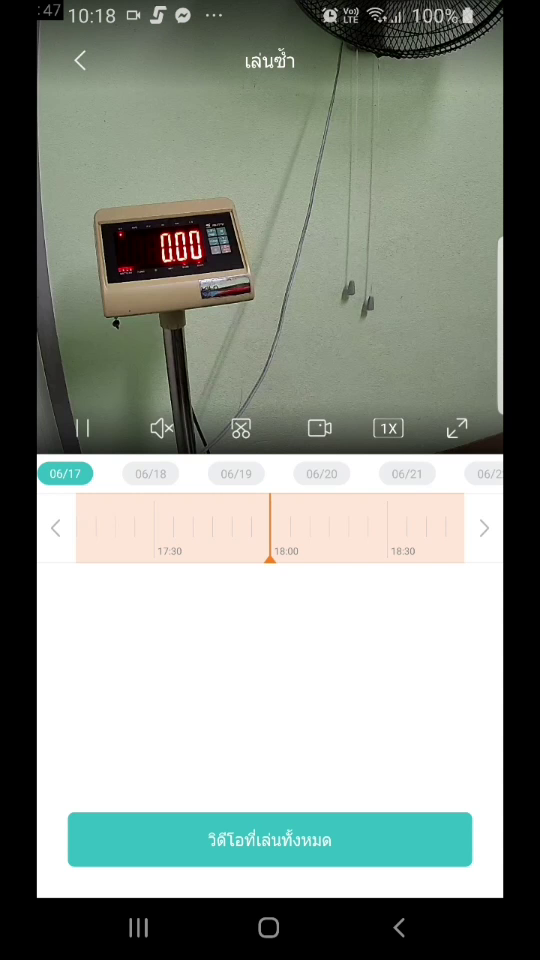
#> input picture frame 57 of ocr/zoom_0.mp4, 540 x 960 px
$ python main.py
#> lines starting #> are read from the running program, lines starting #| are printed output that depends on the picture; after the words box and inside, x2 and y2 are one past the last pixel; in counts of white or black regions, pixels touching at a corner belong together
### ocr/transform.py
import numpy as np
import cv2


def order_points(pts):
    # initialize a list of coordinates that will be ordered
    # such that the first entry in the list is the top-left,
    # the second entry is the top-right, the third is the
    # bottom-right, and the fourth is the bottom-left
    rect = np.zeros((4, 2), dtype="float32")
    # the top-left point will have the smallest sum, whereas
    # the bottom-right point will have the largest sum
    s = pts.sum(axis=1)
    rect[0] = pts[np.argmin(s)]
    rect[2] = pts[np.argmax(s)]
    # now, compute the difference between the points, the
    # top-right point will have the smallest difference,
    # whereas the bottom-left will have the largest difference
    diff = np.diff(pts, axis=1)
    rect[1] = pts[np.argmin(diff)]
    rect[3] = pts[np.argmax(diff)]
    # return the ordered coordinates
    return rect


def four_point_transform(image, pts):
    # obtain a consistent order of the points and unpack them
    # individually
    rect = order_points(pts)
    (tl, tr, br, bl) = rect
    # compute the width of the new image, which will be the
    # maximum distance between bottom-right and bottom-left
    # x-coordiates or the top-right and top-left x-coordinates
    widthA = np.sqrt(((br[0] - bl[0]) ** 2) + ((br[1] - bl[1]) ** 2))
    widthB = np.sqrt(((tr[0] - tl[0]) ** 2) + ((tr[1] - tl[1]) ** 2))
    maxWidth = max(int(widthA), int(widthB))
    # compute the height of the new image, which will be the
    # maximum distance between the top-right and bottom-right
    # y-coordinates or the top-left and bottom-left y-coordinates
    heightA = np.sqrt(((tr[0] - br[0]) ** 2) + ((tr[1] - br[1]) ** 2))
    heightB = np.sqrt(((tl[0] - bl[0]) ** 2) + ((tl[1] - bl[1]) ** 2))
    maxHeight = max(int(heightA), int(heightB))
    # now that we have the dimensions of the new image, construct
    # the set of destination points to obtain a "birds eye view",
    # (i.e. top-down view) of the image, again specifying points
    # in the top-left, top-right, bottom-right, and bottom-left
    # order
    dst = np.array([
        [0, 0],
        [maxWidth - 1, 0],
        [maxWidth - 1, maxHeight - 1],
        [0, maxHeight - 1]], dtype="float32")
    # compute the perspective transform matrix and then apply it
    M = cv2.getPerspectiveTransform(rect, dst)
    warped = cv2.warpPerspective(image, M, (maxWidth, maxHeight))
    # return the warped image
    return warped

### ocr/main.py
import cv2, imutils
import numpy as np
from transform import four_point_transform

# load the image and grab the source coordinates (i.e. the list of
# of (x, y) points)
# NOTE: using the 'eval' function is bad form, but for this example
# let's just roll with it -- in future posts I'll show you how to
# automatically determine the coordinates without pre-supplying them
close = False
vid = cv2.VideoCapture("zoom_0.mp4")
i = 0

while True:
    b, frame = vid.read()
#> frame is the input picture: shape (960, 540, 3); mean B, G, R 141.7, 149.8, 142.2
    if b:
        height = frame.shape[1]
#> height = 540
        frame = frame[0:int(height / 1.5), :]
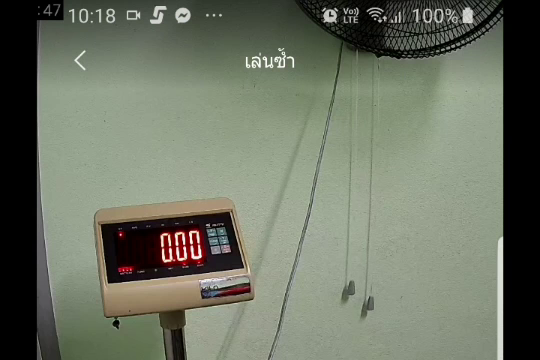
#> frame: shape (360, 540, 3); mean B, G, R 99.6, 115.1, 108.9
        gray = cv2.cvtColor(frame, cv2.COLOR_BGR2GRAY)
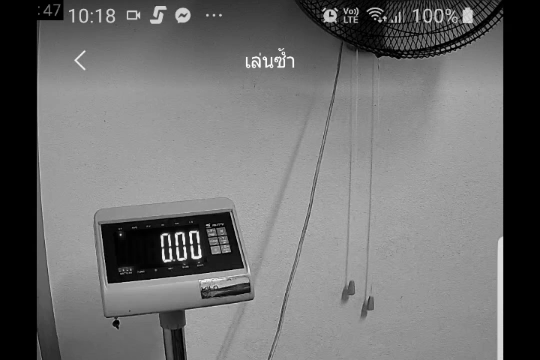
#> gray: shape (360, 540); min 0, max 253, mean 111.3
        gray = cv2.bilateralFilter(gray, 11, 17, 17)
        edged = cv2.Canny(gray, 30, 200)
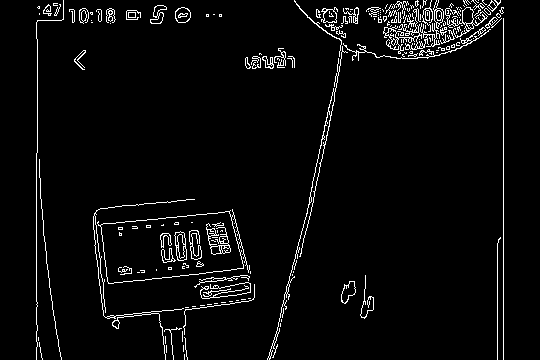
#> edged: shape (360, 540); 4% white in thin lines or dots, all inside (x1, y1, x2, y2) = (36, 0, 504, 360)

        # find contours in the edged image, keep only the largest
        # ones, and initialize our screen contour
        contours = cv2.findContours(edged.copy(), cv2.RETR_TREE, cv2.CHAIN_APPROX_SIMPLE)
#> contours = 335 contours, 271 with area under 20; largest, box (x1, y1, x2, y2) and area: (97, 209, 250, 284) 7958, (100, 211, 244, 284) 7858, (174, 231, 187, 261) 266, (206, 223, 231, 255) 260, (383, 8, 440, 54) 258
        contours = imutils.grab_contours(contours)
        contours = sorted(contours, key=cv2.contourArea, reverse=True)[:10]
#> contours = 10 contours; largest, box (x1, y1, x2, y2) and area: (97, 209, 250, 284) 7958, (100, 211, 244, 284) 7858, (174, 231, 187, 261) 266, (206, 223, 231, 255) 260, (383, 8, 440, 54) 258
        screenCnt = None

        for c in contours:
            # approximate the contour
            peri = cv2.arcLength(c, True)
            approx = cv2.approxPolyDP(c, 0.015 * peri, True)

            if len(approx) == 4:
                screenCnt = approx
                break
#> this loop made 2 passes
#> (peri, screenCnt) on pass 2: (398.4, [[229, 212], [242, 268], [107, 281], [101, 224]])
#> peri on pass 1: 538.4

        # apply the four point transform to obtain a "birds eye view" of
        # the image
        warped = four_point_transform(gray, screenCnt.reshape(4, 2))
#> in order_points, `s = pts.sum(axis=1)`: s = [441, 510, 388, 325]
#> in order_points, `diff = np.diff(pts, axis=1)`: diff = [-17, 26, 174, 123]
#> in four_point_transform, `rect = order_points(pts)`: rect = [[101, 224], [229, 212], [242, 268], [107, 281]]
#> in four_point_transform, `(tl, tr, br, bl) = rect`: tl = [101, 224]; tr = [229, 212]; br = [242, 268]; bl = [107, 281]
#> in four_point_transform, `widthA = np.sqrt(((br[0] - bl[0]) ** 2) + ((br[1] - bl[1]) ** 2))`: widthA = 135.6
#> in four_point_transform, `widthB = np.sqrt(((tr[0] - tl[0]) ** 2) + ((tr[1] - tl[1]) ** 2))`: widthB = 128.6
#> in four_point_transform, `maxWidth = max(int(widthA), int(widthB))`: maxWidth = 135
#> in four_point_transform, `heightA = np.sqrt(((tr[0] - br[0]) ** 2) + ((tr[1] - br[1]) ** 2))`: heightA = 57.49
#> in four_point_transform, `heightB = np.sqrt(((tl[0] - bl[0]) ** 2) + ((tl[1] - bl[1]) ** 2))`: heightB = 57.31
#> in four_point_transform, `maxHeight = max(int(heightA), int(heightB))`: maxHeight = 57
#> in four_point_transform, `dst = np.array([ [0, 0], [maxWidth - 1, 0], [maxWidth - 1, maxHeight -..`: dst = [[0, 0], [134, 0], [134, 56], [0, 56]]
#> in four_point_transform, `M = cv2.getPerspectiveTransform(rect, dst)`: M = [[1.32, -0.139, -102.4], [0.124, 1.32, -307.6], [5.94e-05, 0.00124, 1]]
#> in four_point_transform, `warped = cv2.warpPerspective(image, M, (maxWidth, maxHeight))`:
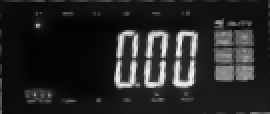
#> warped: shape (57, 135) (shown 2 times larger); min 2, max 241, mean 38.4

        # threshold it to give it 'black and white' paper effect
        thresh = cv2.threshold(warped, 0, 255,
                               cv2.THRESH_BINARY_INV | cv2.THRESH_OTSU)[1]
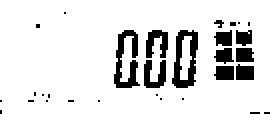
#> thresh: shape (57, 135) (shown 2 times larger); 87.1% white; 30 black regions (20 under 20 px), largest, box (x1, y1, x2, y2) and area: (86, 15, 99, 44) 203, (57, 15, 70, 44) 191, (73, 15, 84, 29) 99
        kernel = cv2.getStructuringElement(cv2.MORPH_ELLIPSE, (1, 5))
        warped = cv2.morphologyEx(thresh, cv2.MORPH_OPEN, kernel)
#> warped: shape (57, 135); 85.3% white; 19 black regions (14 under 20 px), largest, box (x1, y1, x2, y2) and area: (107, 10, 118, 40) 238, (118, 11, 127, 40) 218, (72, 15, 84, 48) 218, (86, 15, 99, 44) 216, (57, 15, 70, 44) 204

        # crop the rightmost side out and get only the numbers
        width = warped.shape[1]
#> width = 135
        warped = warped[:, 0:int(width/1.3)]
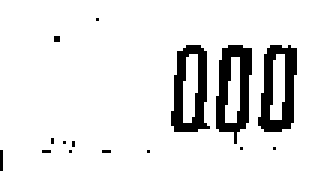
#> warped: shape (57, 103) (shown 3 times larger); 88.7% white; 15 black regions (12 under 20 px), largest, box (x1, y1, x2, y2) and area: (72, 15, 84, 48) 218, (86, 15, 99, 44) 216, (57, 15, 70, 44) 204
        cv2.imshow("Edged", edged)
        cv2.drawContours(frame, [screenCnt], -1, (0, 255, 0), 3)
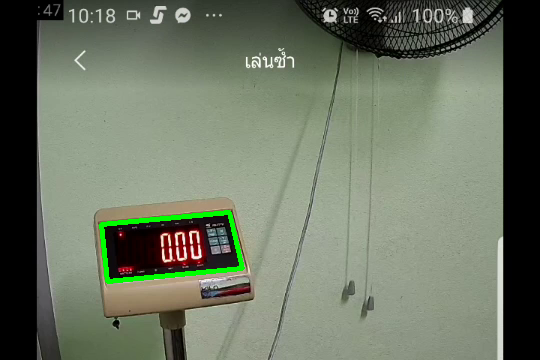
#> frame: shape (360, 540, 3); 0.96% of pixels changed, all inside (x1, y1, x2, y2) = (99, 210, 245, 284)
        # display original images
        cv2.imshow("Video", frame)
        # display warped images
        cv2.imshow("Warped", warped)
        key = cv2.waitKey(1)
#> (key q is pressed here)
        cv2.imwrite('frames\\set 2\\' + str(i) + ".jpg", warped)
        i += 1
        if key & 0xFF == ord('q') or cv2.getWindowProperty("Video", 0) \
                or cv2.getWindowProperty("Edged", 0) == -1:
            close = True
            break
    else: break
    if close:
        break

$ run again, starting later in the video
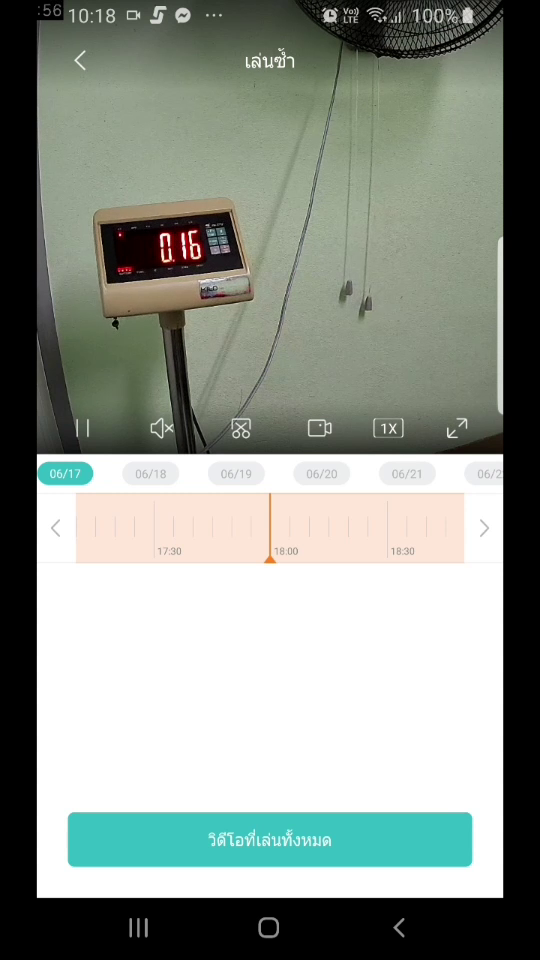
#> input picture frame 258 of ocr/zoom_0.mp4, 540 x 960 px
#> frame is the input picture: shape (960, 540, 3); mean B, G, R 141.7, 149.7, 142.2
#> `edged = cv2.Canny(gray, 30, 200)`:
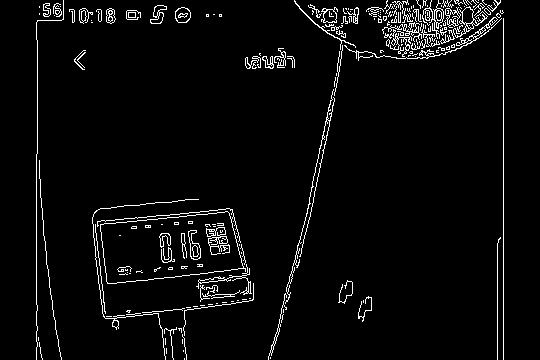
#> edged: shape (360, 540); 4.1% white in thin lines or dots, all inside (x1, y1, x2, y2) = (36, 0, 504, 360)
#> `contours = cv2.findContours(edged.copy(), cv2.RETR_TREE, cv2.CHAIN_APP..`: contours = 353 contours, 293 with area under 20; largest, box (x1, y1, x2, y2) and area: (97, 208, 246, 284) 7893, (100, 211, 244, 284) 7888, (440, 6, 488, 44) 274, (344, 17, 502, 61) 224, (188, 230, 201, 260) 194
#> `contours = sorted(contours, key=cv2.contourArea, reverse=True)[:10]`: contours = 10 contours; largest, box (x1, y1, x2, y2) and area: (97, 208, 246, 284) 7893, (100, 211, 244, 284) 7888, (440, 6, 488, 44) 274, (344, 17, 502, 61) 224, (188, 230, 201, 260) 194
#> the loop `for c in contours:` made 2 passes
#> (peri, screenCnt) on pass 2: (398.4, [[229, 213], [242, 268], [106, 281], [101, 224]])
#> s = [442, 510, 387, 325]
#> diff = [-16, 26, 175, 123]
#> rect = [[101, 224], [229, 213], [242, 268], [106, 281]]
#> tl = [101, 224]; tr = [229, 213]; br = [242, 268]; bl = [106, 281]
#> widthA = 136.6
#> widthB = 128.5
#> maxWidth = 136
#> heightA = 56.52
#> heightB = 57.22
#> maxHeight = 57
#> dst = [[0, 0], [135, 0], [135, 56], [0, 56]]
#> M = [[1.36, -0.12, -111], [0.119, 1.38, -321.8], [-9.27e-05, 0.00152, 1]]
#> thresh: shape (57, 136); 88.3% white; 25 black regions (16 under 20 px), largest, box (x1, y1, x2, y2) and area: (57, 15, 69, 44) 202, (86, 15, 98, 44) 185, (79, 16, 85, 43) 98
#> `cv2.drawContours(frame, [screenCnt], -1, (0, 255, 0), 3)`:
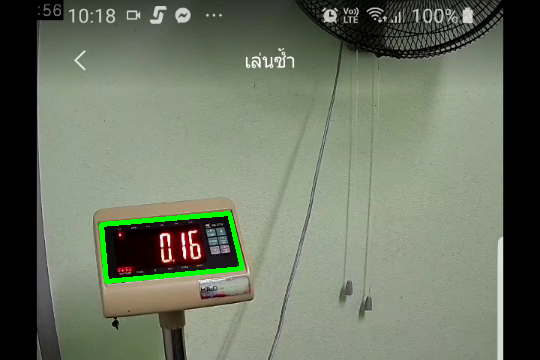
#> frame: shape (360, 540, 3); mean B, G, R 99.2, 116.9, 108.3

$ run again, starting later in the video
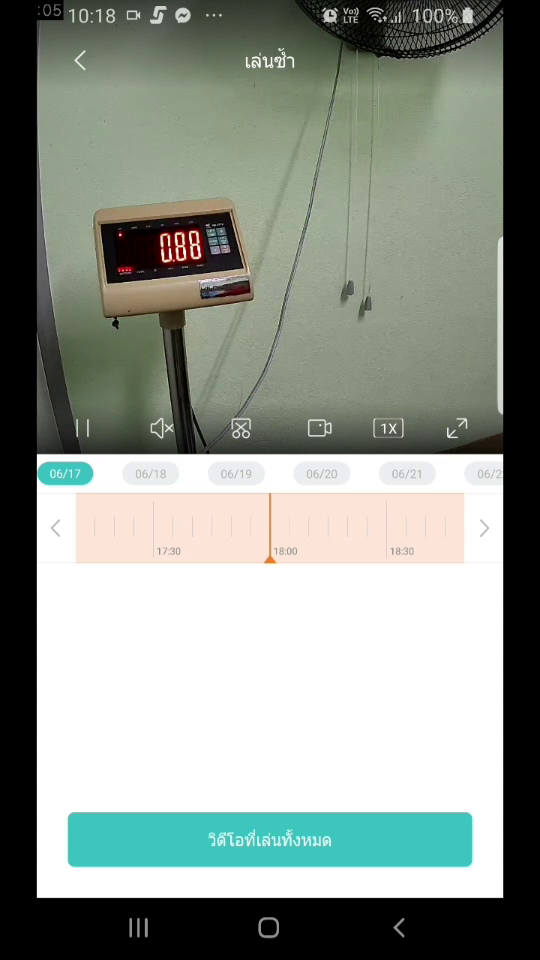
#> input picture frame 460 of ocr/zoom_0.mp4, 540 x 960 px
#> frame is the input picture: shape (960, 540, 3); mean B, G, R 141.5, 149.7, 142.1
#> `edged = cv2.Canny(gray, 30, 200)`:
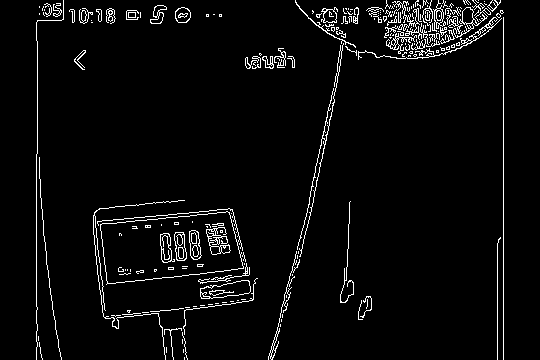
#> edged: shape (360, 540); 4.1% white in thin lines or dots, all inside (x1, y1, x2, y2) = (36, 0, 504, 360)
#> `contours = cv2.findContours(edged.copy(), cv2.RETR_TREE, cv2.CHAIN_APP..`: contours = 349 contours, 285 with area under 20; largest, box (x1, y1, x2, y2) and area: (97, 208, 244, 285) 7882, (100, 211, 244, 284) 7878, (200, 280, 251, 299) 596, (200, 280, 251, 299) 562, (440, 7, 491, 44) 280
#> `contours = sorted(contours, key=cv2.contourArea, reverse=True)[:10]`: contours = 10 contours; largest, box (x1, y1, x2, y2) and area: (97, 208, 244, 285) 7882, (100, 211, 244, 284) 7878, (200, 280, 251, 299) 596, (200, 280, 251, 299) 562, (440, 7, 491, 44) 280
#> the loop `for c in contours:` made 2 passes
#> (peri, screenCnt) on pass 2: (398.4, [[229, 213], [242, 268], [107, 282], [102, 223]])
#> s = [442, 510, 389, 325]
#> diff = [-16, 26, 175, 121]
#> rect = [[102, 223], [229, 213], [242, 268], [107, 282]]
#> tl = [102, 223]; tr = [229, 213]; br = [242, 268]; bl = [107, 282]
#> widthA = 135.7
#> widthB = 127.4
#> maxWidth = 135
#> heightA = 56.52
#> heightB = 59.21
#> maxHeight = 59
#> dst = [[0, 0], [134, 0], [134, 58], [0, 58]]
#> M = [[1.3, -0.11, -107.7], [0.107, 1.36, -315], [-0.000424, 0.00157, 1]]
#> thresh: shape (59, 135); 86% white; 32 black regions (23 under 20 px), largest, box (x1, y1, x2, y2) and area: (84, 16, 97, 45) 217, (69, 16, 82, 46) 216, (55, 16, 67, 46) 192
#> `cv2.drawContours(frame, [screenCnt], -1, (0, 255, 0), 3)`:
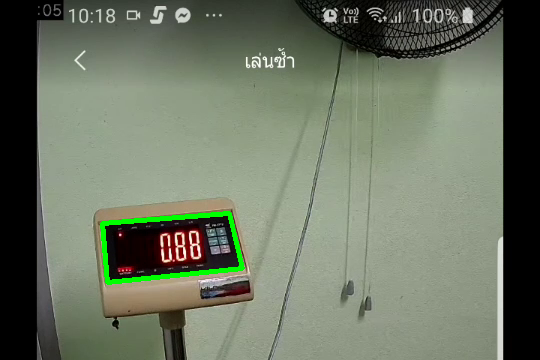
#> frame: shape (360, 540, 3); mean B, G, R 98.7, 116.7, 108.1
